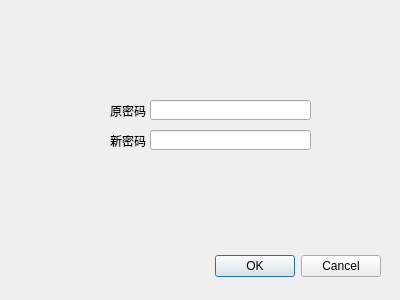
<?xml version="1.0" encoding="UTF-8"?>
<ui version="4.0">
 <class>modifypsw</class>
 <widget class="QDialog" name="modifypsw">
  <property name="geometry">
   <rect>
    <x>0</x>
    <y>0</y>
    <width>400</width>
    <height>300</height>
   </rect>
  </property>
  <property name="windowTitle">
   <string>Dialog</string>
  </property>
  <widget class="QDialogButtonBox" name="buttonBox">
   <property name="geometry">
    <rect>
     <x>40</x>
     <y>250</y>
     <width>341</width>
     <height>32</height>
    </rect>
   </property>
   <property name="orientation">
    <enum>Qt::Horizontal</enum>
   </property>
   <property name="standardButtons">
    <set>QDialogButtonBox::Cancel|QDialogButtonBox::Ok</set>
   </property>
  </widget>
  <widget class="QLabel" name="label">
   <property name="geometry">
    <rect>
     <x>110</x>
     <y>100</y>
     <width>41</width>
     <height>21</height>
    </rect>
   </property>
   <property name="text">
    <string>原密码</string>
   </property>
  </widget>
  <widget class="QLabel" name="label_2">
   <property name="geometry">
    <rect>
     <x>110</x>
     <y>130</y>
     <width>41</width>
     <height>21</height>
    </rect>
   </property>
   <property name="text">
    <string>新密码</string>
   </property>
  </widget>
  <widget class="QLineEdit" name="lineEdit_2">
   <property name="geometry">
    <rect>
     <x>150</x>
     <y>130</y>
     <width>161</width>
     <height>20</height>
    </rect>
   </property>
  </widget>
  <widget class="QLineEdit" name="lineEdit">
   <property name="geometry">
    <rect>
     <x>150</x>
     <y>100</y>
     <width>161</width>
     <height>20</height>
    </rect>
   </property>
  </widget>
 </widget>
 <resources/>
 <connections>
  <connection>
   <sender>buttonBox</sender>
   <signal>accepted()</signal>
   <receiver>modifypsw</receiver>
   <slot>accept()</slot>
   <hints>
    <hint type="sourcelabel">
     <x>248</x>
     <y>254</y>
    </hint>
    <hint type="destinationlabel">
     <x>157</x>
     <y>274</y>
    </hint>
   </hints>
  </connection>
  <connection>
   <sender>buttonBox</sender>
   <signal>rejected()</signal>
   <receiver>modifypsw</receiver>
   <slot>reject()</slot>
   <hints>
    <hint type="sourcelabel">
     <x>316</x>
     <y>260</y>
    </hint>
    <hint type="destinationlabel">
     <x>286</x>
     <y>274</y>
    </hint>
   </hints>
  </connection>
 </connections>
</ui>
